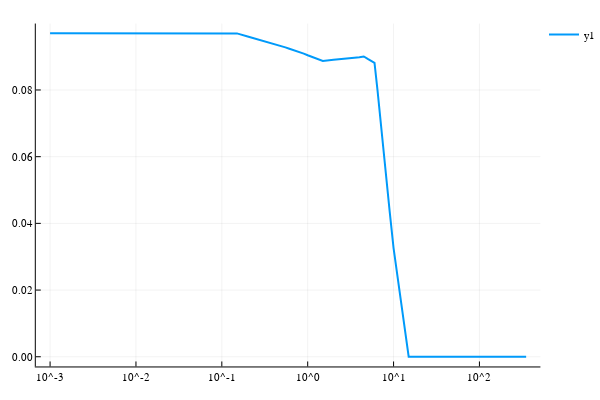

Write notebook code for a chart like this one.
### Markdown cell above
## μ vs ξ

### Code cell
τ = 0.005;
μs = [μ(fbaress[i].μ, lacSs[i], τ) for i in 1:length(fbaress)];
# μs = [fbares.μ for fbares in fbaress]
plot((ξrange, μs), xaxis = :log, lw = 2)

### Figure 1 — Plotly figure (JSON) as saved in the notebook; plotly's stock layout.template omitted (floating-point values rounded to 4 significant figures)
{"data": [{"colorbar": {"title": ""}, "hoverinfo": "text", "legendgroup": "y1", "line": {"color": "rgba(0, 154, 250, 1.000)", "dash": "solid", "shape": "linear", "width": 2}, "mode": "lines", "name": "y1", "showlegend": true, "text": [null, null, null, null, null, null, null, null, null, null, null, null, null, null, null, null, null, null, null, null, null, null, null, null, null, null, null, null, null, null, null, null, null, null, null, null, null, null, null, null, null, null, null, null, null, null, null, null, null, null, null, null, null, null, null, null, null, null, null, null, null, null, null, null, null, null, null, null, null, null, null, null, null, null, null, null, null, null, null, null, null, null, null, null, null, null, null, null, null, null, null], "type": "scatter", "x": [0.001, 0.0015, 0.002, 0.0025, 0.003, 0.0035, 0.004, 0.0045, 0.005, 0.0055, 0.006, 0.0065, 0.007, 0.0075, 0.008, 0.0085, 0.009, 0.01, 0.015, 0.02, 0.025, 0.03, 0.035, 0.04, 0.045, 0.05, 0.055, 0.06, 0.065, 0.07, 0.075, 0.08, 0.085, 0.09, 0.1, 0.15, 0.2, 0.25, 0.3, 0.35, 0.4, 0.45, 0.5, 0.55, 0.6, 0.65, 0.7, 0.75, 0.8, 0.85, 0.9, 1, 1.5, 2, 2.5, 3, 3.5, 4, 4.5, 5, 5.5, 6, 6.5, 7, 7.5, 8, 8.5, 9, 10, 15, 20, 25, 30, 35, 40, 45, 50, 55, 60, 65, 70, 75, 80, 85, 90, 100, 150, 200, 250, 300, 350], "xaxis": "x1", "y": [0.09701, 0.09701, 0.09701, 0.09701, 0.09701, 0.09701, 0.09701, 0.09701, 0.09701, 0.09701, 0.09701, 0.09701, 0.09701, 0.09701, 0.09701, 0.09701, 0.09701, 0.09701, 0.09701, 0.09701, 0.09701, 0.09701, 0.09701, 0.09701, 0.09701, 0.09701, 0.09701, 0.09701, 0.09701, 0.09701, 0.09701, 0.09701, 0.09701, 0.09701, 0.09701, 0.09697, 0.09602, 0.09534, 0.09479, 0.09429, 0.09385, 0.09345, 0.09307, 0.09277, 0.09244, 0.09217, 0.09191, 0.09167, 0.09144, 0.09118, 0.09092, 0.09042, 0.08873, 0.08905, 0.08924, 0.08934, 0.08966, 0.08983, 0.09004, 0.08932, 0.08865, 0.08814, 0.07995, 0.07135, 0.06357, 0.05643, 0.04982, 0.04365, 0.03258, 0, 0, 0, 0, 0, 0, 0, 0, 0, 0, 0, 0, 0, 0, 0, 0, 0, 0, 0, 0, 0, 0], "yaxis": "y1"}], "layout": {"annotations": [], "height": 400, "legend": {"bgcolor": "rgba(255, 255, 255, 1.000)", "bordercolor": "rgba(0, 0, 0, 1.000)", "font": {"color": "rgba(0, 0, 0, 1.000)", "family": "sans-serif", "size": 11}, "tracegroupgap": 0, "x": 1, "y": 1}, "margin": {"b": 20, "l": 0, "r": 0, "t": 20}, "paper_bgcolor": "rgba(255, 255, 255, 1.000)", "plot_bgcolor": "rgba(255, 255, 255, 1.000)", "showlegend": true, "width": 600, "xaxis": {"anchor": "y1", "domain": [0.06582, 0.9934], "gridcolor": "rgba(0, 0, 0, 0.100)", "gridwidth": 0.5, "linecolor": "rgba(0, 0, 0, 1.000)", "mirror": false, "range": [-3.166, 2.71], "showgrid": true, "showline": true, "showticklabels": true, "tickangle": 0, "tickcolor": "rgb(0, 0, 0)", "tickfont": {"color": "rgba(0, 0, 0, 1.000)", "family": "sans-serif", "size": 11}, "tickmode": "array", "ticks": "inside", "ticktext": ["10^-3", "10^-2", "10^-1", "10^0", "10^1", "10^2"], "tickvals": [0.001, 0.01, 0.1, 1, 10, 100], "title": "", "titlefont": {"color": "rgba(0, 0, 0, 1.000)", "family": "sans-serif", "size": 15}, "type": "log", "visible": true, "zeroline": false, "zerolinecolor": "rgba(0, 0, 0, 1.000)"}, "yaxis": {"anchor": "x1", "domain": [0.03762, 0.9902], "gridcolor": "rgba(0, 0, 0, 0.100)", "gridwidth": 0.5, "linecolor": "rgba(0, 0, 0, 1.000)", "mirror": false, "range": [-0.00291, 0.09992], "showgrid": true, "showline": true, "showticklabels": true, "tickangle": 0, "tickcolor": "rgb(0, 0, 0)", "tickfont": {"color": "rgba(0, 0, 0, 1.000)", "family": "sans-serif", "size": 11}, "tickmode": "array", "ticks": "inside", "ticktext": ["0.00", "0.02", "0.04", "0.06", "0.08"], "tickvals": [0, 0.02, 0.04, 0.06, 0.08], "title": "", "titlefont": {"color": "rgba(0, 0, 0, 1.000)", "family": "sans-serif", "size": 15}, "type": "-", "visible": true, "zeroline": false, "zerolinecolor": "rgba(0, 0, 0, 1.000)"}}}
